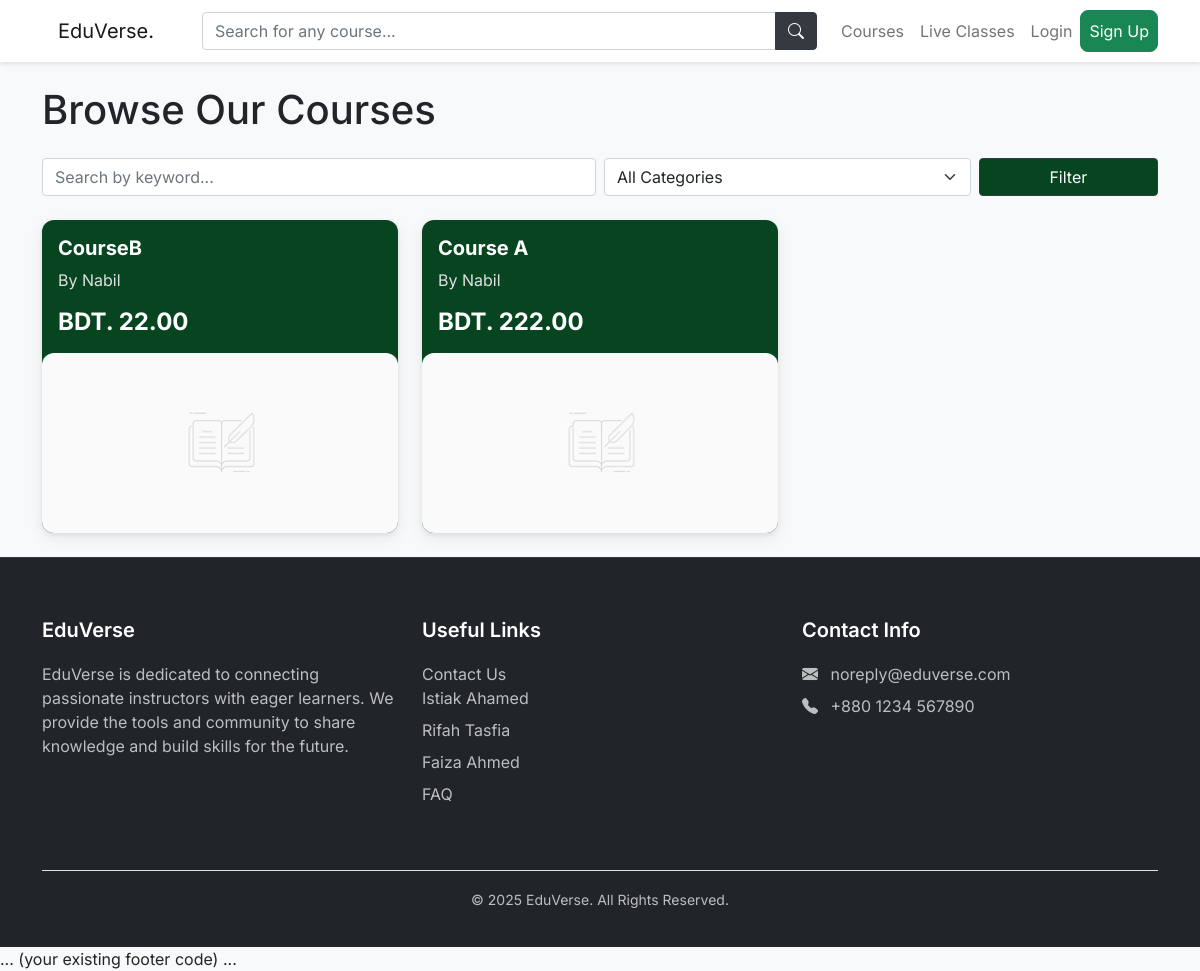
Before: /courses/ with the older database file.
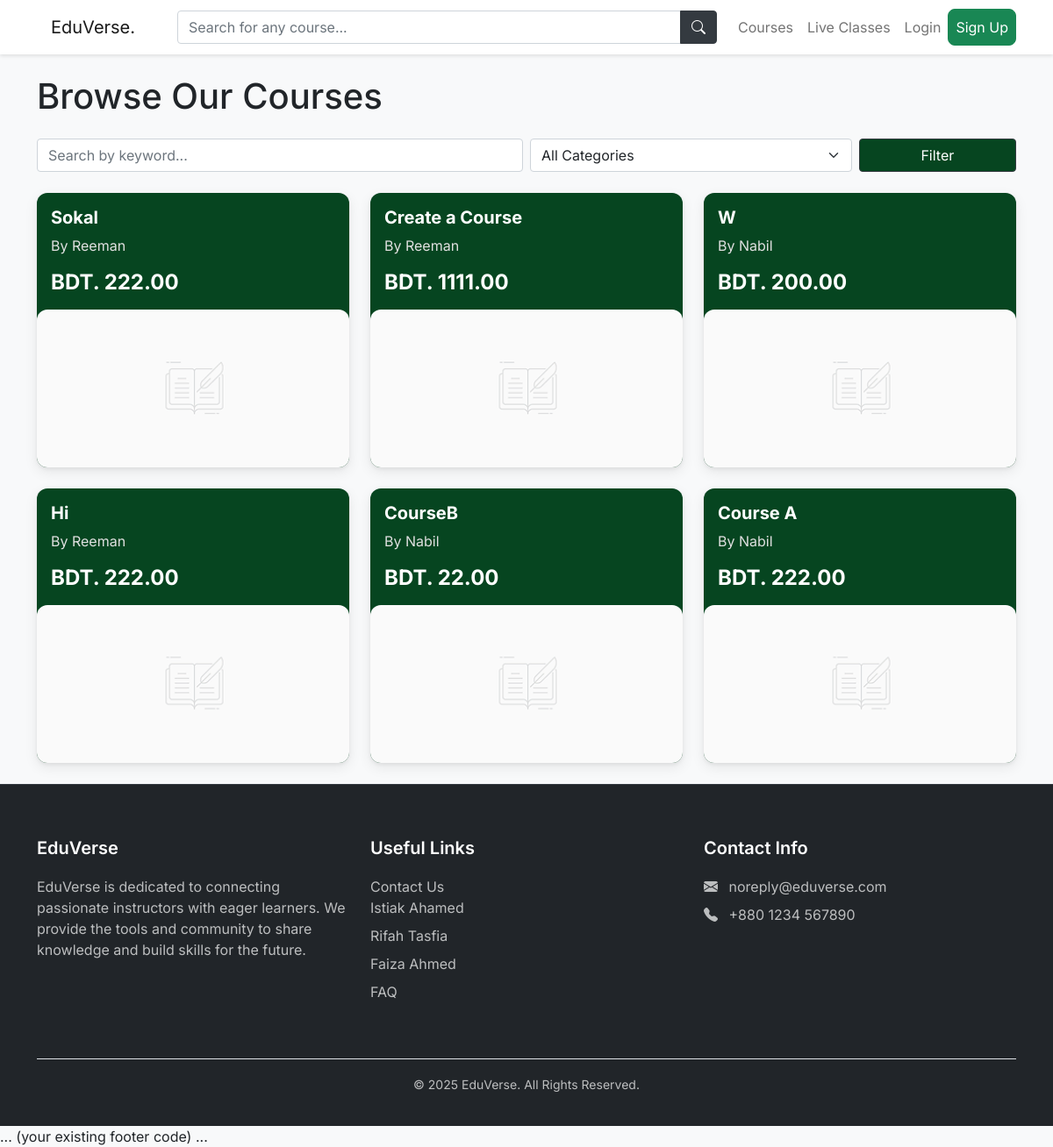
After: the same page with the newer database file.
### courses/models.py (models this page shows, shortened)
class Course(models.Model):
    class Category(models.TextChoices):
        PROGRAMMING = 'programming-tech', 'Programming & Tech'
        GRAPHICS = 'graphics-design', 'Graphics & Design'
        MARKETING = 'digital-marketing', 'Digital Marketing'
        WRITING = 'writing-translation', 'Writing & Translation'
        VIDEO = 'video-animation', 'Video & Animation'
        OTHER = 'other', 'Other'
    instructor = models.ForeignKey(
        settings.AUTH_USER_MODEL,
        on_delete=models.CASCADE,
        related_name="courses"
    )
    title = models.CharField(max_length=200)
    description = models.TextField()
    thumbnail = models.ImageField(upload_to='course_thumbnails/', blank=True, null=True)
    price = models.DecimalField(max_digits=8, decimal_places=2)
    category = models.CharField(
        max_length=50,
        choices=Category.choices,
        default=Category.OTHER
    )
    created_at = models.DateTimeField(auto_now_add=True)
    updated_at = models.DateTimeField(auto_now=True)
    reviews = GenericRelation('Review')  # Connection to the Review model
    class Meta:
        ordering = ['-created_at']
    def get_absolute_url(self):
        return reverse('courses:course_detail', kwargs={'pk': self.pk})

### courses/views.py (the view)
# urls.py: path('', views.course_list, name='course_list'),
def course_list(request):
    queryset = Course.objects.all()
    query = request.GET.get('q', '')
    category = request.GET.get('category', '')
    if query:
        queryset = queryset.filter(
            Q(title__icontains=query) | Q(description__icontains=query)
        )
    if category:
        queryset = queryset.filter(category=category)
    context = {
        'courses': queryset,
        'categories': Course.Category.choices,  # Pass all category choices to the template
        'current_query': query,
        'current_category': category,
    }
    return render(request, 'courses/course_list.html', context)

### teachers/context_processors.py (called while the page is built)
def teacher_status_context(request):
    context = {}
    if request.user.is_authenticated:
        latest_app = TeacherApplication.objects.filter(user=request.user).order_by('-submitted_at').first()
        context['latest_teacher_app'] = latest_app
    return context

### courses/templates/courses/course_list.html (shortened to what this page needs)
{% extends "base.html" %}
{% load static %}
{% block content %}
<div class="container mt-4">
    <div class="d-flex justify-content-between align-items-center mb-4">
        <h1 class="mb-0">Browse Our Courses</h1>
    </div>
    <form method="GET" action="{% url 'courses:course_list' %}" class="mb-4">
        <div class="row g-2 align-items-center">
            <div class="col-md-6">
                <input type="text" name="q" class="form-control" placeholder="Search by keyword..." value="{{ current_query }}">
            </div>
            <div class="col-md-4">
                <select name="category" class="form-select">
                    <option value="">All Categories</option>
                </select>
            </div>
            <div class="col-md-2">
                <div class="d-grid">
                    <button type="submit" class="btn btn-course-filter">Filter</button>
                </div>
            </div>
        </div>
    </form>
    <div class="row">
        {% for course in courses %}
            <div class="col-md-4 mb-4">
                <div class="card h-100 course-card featured-style">
                    <div class="card-body d-flex flex-column">
                        <h5 class="card-title">
                            <a href="{{ course.get_absolute_url }}" class="stretched-link text-decoration-none">{{ course.title }}</a>
                        </h5>
                        <p class="card-text text-muted">By {{ course.instructor.username }}</p>
                        <div class="mt-auto">
                            <h4 class="mb-0">BDT. {{ course.price }}</h4>
                        </div>
                    </div>
                    {% if course.thumbnail %}
                        <img src="{{ course.thumbnail.url }}" class="card-img-top card-img-top-custom" alt="{{ course.title }}">
                    {% else %}
                        <img src="{% static 'images/default-thumbnail.jpg' %}" class="card-img-top card-img-top-custom" alt="Default thumbnail">
                    {% endif %}
                </div>
            </div>
        {% empty %}
            <div class="col">
                <p>No courses found matching your criteria. Please try a different search or filter.</p>
            </div>
        {% endfor %}
    </div>
</div>
{% endblock %}

### templates/base.html (shortened to what this page needs)
{% load static %}
<!DOCTYPE html>
<html lang="en">
<head>
    <link href="https://cdn.jsdelivr.net/npm/bootstrap@5.1.3/dist/css/bootstrap.min.css" rel="stylesheet">
    <link rel="stylesheet" href="https://cdn.jsdelivr.net/npm/bootstrap-icons@1.8.1/font/bootstrap-icons.css">
    <link rel="stylesheet" href="{% static 'css/custom.css' %}">
</head>
<body class="d-flex flex-column min-vh-100">
    <nav class="navbar navbar-expand-lg navbar-light bg-white sticky-top">
<div class="container">
<a class="navbar-brand" href="{% url 'home' %}">EduVerse.</a>
<div class="collapse navbar-collapse" id="main-nav">
<form id="navbar-search" class="d-none flex-grow-1 mx-3" method="GET" action="{% url 'home' %}">
<div class="input-group">
<input class="form-control" type="search" name="q" placeholder="Search for any course...">
<button class="btn btn-success" type="submit">
<i class="bi bi-search"></i>
</button>
</div>
</form>
<ul class="navbar-nav ms-auto mb-2 mb-lg-0 align-items-center">
<li class="nav-item"><a class="nav-link" href="{% url 'courses:course_list' %}">Courses</a></li>
<li class="nav-item"><a class="nav-link" href="{% url 'live:live_class_list' %}">Live Classes</a></li>
{% if user.is_authenticated %}
<li class="nav-item dropdown">
<a class="nav-link dropdown-toggle" href="#" id="userMenu" role="button" data-bs-toggle="dropdown" aria-expanded="false">
Welcome, {{ user.username }}
</a>
<ul class="dropdown-menu dropdown-menu-end" aria-labelledby="userMenu">
<li><a class="dropdown-item" href="{% url 'profile' %}">My Profile</a></li>
<li><a class="dropdown-item" href="{% url 'courses:my_courses' %}">My Enrolled Courses</a></li>
<li><a class="dropdown-item" href="{% url 'live:my_live_classes' %}">My Live Classes</a></li>
<li><a class="dropdown-item" href="{% url 'messaging:inbox' %}">Inbox</a></li>
<li><hr class="dropdown-divider"></li>
{% if latest_teacher_app and latest_teacher_app.status == "approved" %}
<li><a class="dropdown-item" href="{% url 'courses:course_create' %}">Create a Course</a></li>
<li><a class="dropdown-item" href="{% url 'earnings:earnings_page' %}">My Earnings</a></li>
{% elif latest_teacher_app and latest_teacher_app.status == "pending" %}
<li><span class="dropdown-item disabled text-muted">Application Pending</span></li>
{% else %}
<li><a class="dropdown-item" href="{% url 'teachers:apply' %}">Apply as a Teacher</a></li>
{% endif %}
<li><hr class="dropdown-divider"></li>
<li>
<form class="d-inline" action="{% url 'logout' %}" method="post">
{% csrf_token %}
<button type="submit" class="dropdown-item">Logout</button>
</form>
</li>
</ul>
</li>
{% else %}
<li class="nav-item">
<a class="nav-link" href="{% url 'login' %}">Login</a>
</li>
<li class="nav-item">
<a class="nav-link btn btn-success text-white" href="{% url 'signup' %}">Sign Up</a>
</li>
{% endif %}
</ul>
</div>
</div>
</nav>
    <div class="flex-grow-1">
        {% block content %}{% endblock %}
    </div>
    <link rel="stylesheet" href="https://cdnjs.cloudflare.com/ajax/libs/OwlCarousel2/2.3.4/assets/owl.carousel.min.css">
    <link rel="stylesheet" href="https://cdnjs.cloudflare.com/ajax/libs/OwlCarousel2/2.3.4/assets/owl.theme.default.min.css">
<footer class="footer-section mt-auto">
    <div class="container">
        <div class="row">
            <div class="col-lg-4 col-md-6 mb-4">
                <h5 class="footer-heading">EduVerse</h5>
                <p class="text-muted">
                    EduVerse is dedicated to connecting passionate instructors with eager learners. We provide the tools and community to share knowledge and build skills for the future.
                </p>
            </div>
            <div class="col-lg-4 col-md-6 mb-4">
                <h5 class="footer-heading">Useful Links</h5>
                <ul class="list-unstyled">
                    <li> <class="footer-link">Contact Us</li>
                    <li><a href="https://github.com/IstiakNabil" class="footer-link">Istiak Ahamed</a></li>
                    <li><a href="https://github.com/Rifah03" class="footer-link">Rifah Tasfia</a></li>
                    <li><a href="https://github.com/Faiza-ahmed-esha" class="footer-link">Faiza Ahmed</a></li>
                    <li><a href="#" class="footer-link" data-bs-toggle="modal" data-bs-target="#faqModal">FAQ</a></li>
                </ul>
            </div>
            <div class="col-lg-4 col-md-6 mb-4">
                <h5 class="footer-heading">Contact Info</h5>
                <ul class="list-unstyled text-muted">
                    <li class="mb-2">
                        <i class="bi bi-envelope-fill me-2"></i>
                        noreply@eduverse.com
                    </li>
                    <li class="mb-2">
                        <i class="bi bi-telephone-fill me-2"></i>
                        +880 1234 567890
                    </li>
                </ul>
            </div>
        </div>
        <div class="text-center py-3 border-top mt-3">
            <small class="text-muted">&copy; {% now "Y" %} EduVerse. All Rights Reserved.</small>
        </div>
    </div>
</footer>
... (your existing footer code) ...
    </body>
</html>
</body>
</html>

### static/css/custom.css (style rules this page uses)
:root { --primary-color: #007B5E; --primary-hover: #00624c; --text-color: #343a40; --text-muted: #6c757d; --light-bg: #f8f9fa; --white: #ffffff; --border-color: #dee2e6; }
body { font-family: 'Inter', sans-serif; background-color: #f8f9fa; }
.navbar.sticky-top { box-shadow: 0 2px 4px rgba(0, 0, 0, 0.1); }
#navbar-search .btn { background-color: #343a40; border-color: #343a40; color: white; }
.navbar .nav-link { padding: 8px 16px; border-radius: 8px; transition: all 0.2s ease-in-out; }
.navbar .navbar-brand { padding: 8px 16px; border-radius: 8px; transition: all 0.2s ease-in-out; }
.card-img-top-custom { height: 200px; object-fit: cover; }
.course-card, .card { border: none; border-radius: 12px; position: relative; box-shadow: 0 2px 4px rgba(0,0,0,0.06), 0 5px 15px rgba(0,0,0,0.08); transition: all 0.3s ease-in-out; overflow: hidden; background-color: var(--white); }
.card-img-top-custom { height: 180px; object-fit: cover; border-radius: 12px 12px 0 0; }
.featured-style { background-color: #064520; }
.featured-style .card-body, .featured-style .card-body h5, .featured-style .card-body h4, .featured-style .card-body p, .featured-style .card-body a { color: white; font-weight: 700; text-decoration: none; }
.featured-style .card-text.text-muted { color: #e0e0e0 !important; font-weight: 400; }
.featured-style .stretched-link::after { position: absolute; top: 0; right: 0; bottom: 0; left: 0; z-index: 1; content: ""; }
.btn-course-filter { background-color: #064520; border-color: #343a40; color: white; }
.footer-section { background-color: #212529; color: rgba(255, 255, 255, 0.7); border-top: 1px solid #343a40; padding-top: 60px; padding-bottom: 20px; }
.footer-heading { color: #ffffff; font-weight: 600; margin-bottom: 20px; }
.footer-section .text-muted { color: rgba(255, 255, 255, 0.7) !important; }
.footer-link { color: rgba(255, 255, 255, 0.7); text-decoration: none; transition: color 0.2s ease-in-out; display: inline-block; margin-bottom: 8px; }

Changed rows visible on the page:
added Course: title "Sokal", instructor.username "Reeman", price "222.00"
added Course: title "Create a Course", instructor.username "Reeman", price "1111.00"
added Course: title "W", instructor.username "Nabil", price "200.00"
added Course: title "Hi", instructor.username "Reeman", price "222.00"
